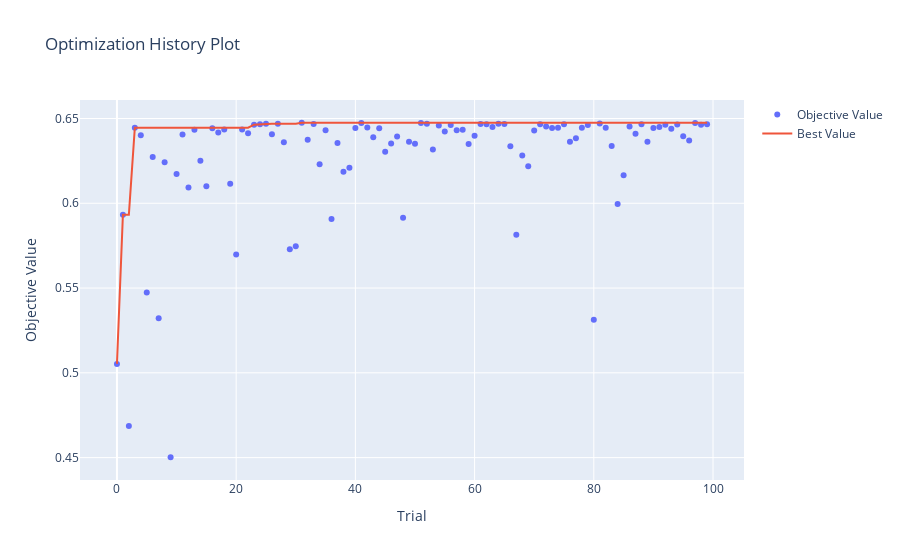

Notebook cell for this chart:
### Code cell
# 1. Optimization History
plot_optimization_history(study).show()
